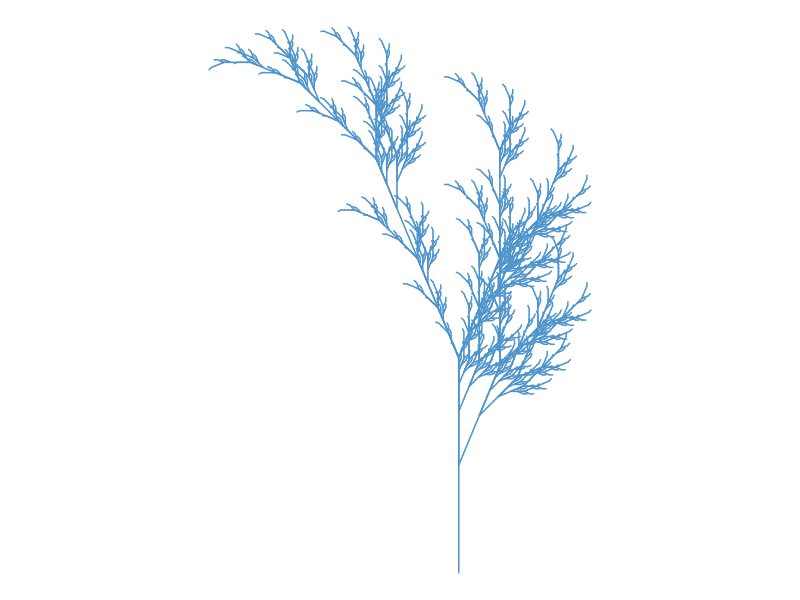

Generate this figure with R:
# Title Fall color
# Credit: https://fronkonstin.com

# Install packages

# install.packages("gsubfn")
# install.packages("tidyverse")
library(gsubfn)
library(tidyverse)

# Define elements in plant art
# Each image corresponds to a different axiom, rules, angle and depth

# Leaf of Fall

axiom="X"
rules=list("X"="F-[[X]+X]+F[+FX]-X", "F"="FF")
angle=22.5
depth=6


for (i in 1:depth) axiom=gsubfn(".", rules, axiom)

actions=str_extract_all(axiom, "\\d*\\+|\\d*\\-|F|L|R|\\[|\\]|\\|") %>% unlist

status=data.frame(x=numeric(0), y=numeric(0), alfa=numeric(0))
points=data.frame(x1 = 0, y1 = 0, x2 = NA, y2 = NA, alfa=90, depth=1)


# Generating data
# Note: may take a minute or two

for (action in actions)
{
  if (action=="F")
  {
    x=points[1, "x1"]+cos(points[1, "alfa"]*(pi/180))
    y=points[1, "y1"]+sin(points[1, "alfa"]*(pi/180))
    points[1,"x2"]=x
    points[1,"y2"]=y
    data.frame(x1 = x, y1 = y, x2 = NA, y2 = NA,
               alfa=points[1, "alfa"],
               depth=points[1,"depth"]) %>% rbind(points)->points
  }
  if (action %in% c("+", "-")){
    alfa=points[1, "alfa"]
    points[1, "alfa"]=eval(parse(text=paste0("alfa",action, angle)))
  }
  if(action=="["){
    data.frame(x=points[1, "x1"], y=points[1, "y1"], alfa=points[1, "alfa"]) %>%
      rbind(status) -> status
    points[1, "depth"]=points[1, "depth"]+1
  }

  if(action=="]"){
    depth=points[1, "depth"]
    points[-1,]->points
    data.frame(x1=status[1, "x"], y1=status[1, "y"], x2=NA, y2=NA,
               alfa=status[1, "alfa"],
               depth=depth-1) %>%
      rbind(points) -> points
    status[-1,]->status
  }
}

plot_output <- ggplot() +
  geom_segment(aes(x = x1, y = y1, xend = x2, yend = y2),
               lineend = "round",
               color="steelblue3", # Winter color
               data=na.omit(points)) +
  coord_fixed(ratio = 1) +
  theme_void() # No grid nor axes

ggsave("a1p1.png", plot_output, width = 8, height = 8)
